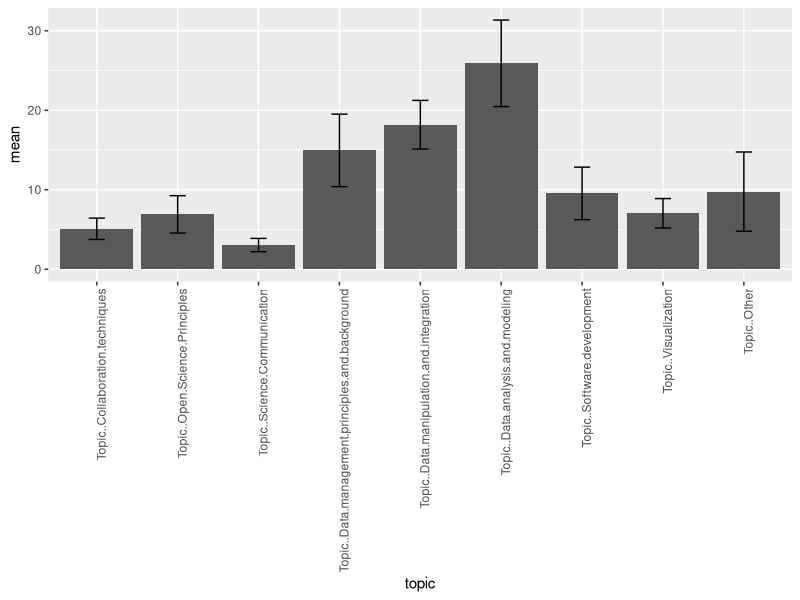

Write the R code that produced this figure.
library(reshape2)
library(plyr)
library(ggplot2)
train_data <- read.csv("./2015-training-initiatives-background.csv")
topics <- melt(train_data[15:23])
colnames(topics) <- c("topic", "pcnt")
head(topics)
topicsummary <- ddply(topics, c("topic"), summarise,
               N    = sum(!is.na(pcnt)),
               mean = mean(pcnt, na.rm=TRUE),
               sd   = sd(pcnt, na.rm=TRUE),
               se   = sd / sqrt(N)
)
p <- ggplot(data=topicsummary, aes(x=topic, y=mean)) + 
    geom_bar(stat="identity") +
    geom_errorbar(aes(ymin=mean-se, ymax=mean+se), width=.2, position=position_dodge(.9)) + 
    theme(axis.text.x = element_text(angle = 90, hjust = 1))
p
